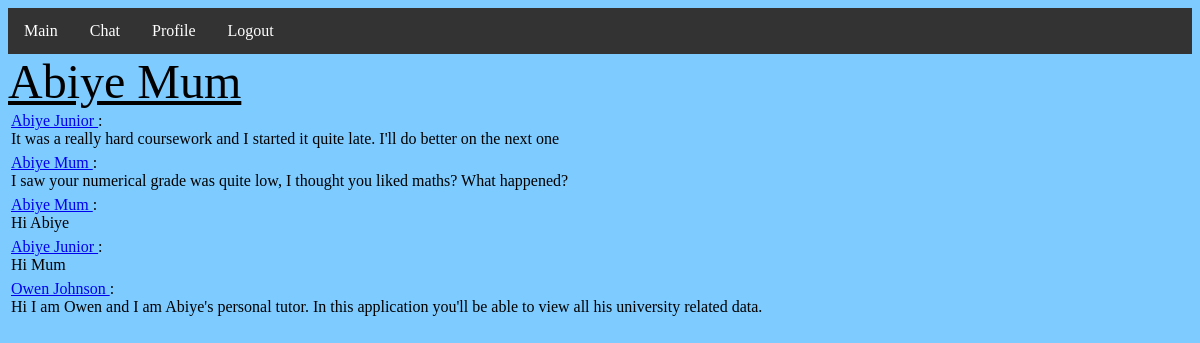
Screenshot of /explore (signed in) with the database file from the repository.
### app/models.py (models this page shows, shortened)
class User(UserMixin, db.Model):
    id = db.Column(db.Integer, primary_key=True)
    username = db.Column(db.String(64), index=True, unique=True)
    email = db.Column(db.String(120), index=True, unique=True)
    password_hash = db.Column(db.String(128))
    posts = db.relationship('Post', backref='author', lazy='dynamic')
    about_me = db.Column(db.String(140))
    followed = db.relationship(
        'User', secondary=followers,
        primaryjoin=(followers.c.follower_id == id),
        secondaryjoin=(followers.c.followed_id == id),
        backref=db.backref('followers', lazy='dynamic'), lazy='dynamic')

class Post(db.Model):
    id = db.Column(db.Integer, primary_key=True)
    body = db.Column(db.String(140))
    timestamp = db.Column(db.DateTime, index=True, default=datetime.utcnow)
    user_id = db.Column(db.Integer, db.ForeignKey('user.id'))

### app/routes.py (the view)
@app.route('/explore')
@login_required
def explore():
    posts = Post.query.order_by(Post.timestamp.desc()).all()
    return render_template('index.html', title='Messages', posts=posts)

### app/models.py (called while the page is built)
@login.user_loader
def load_user(id):
    return User.query.get(int(id))

### app/templates/index.html (shortened to what this page needs)
{% extends "base.html" %}
{% block content %}
    <font size="33" color="Black"><u>{{ current_user.username }}</u></font>
    {% for post in posts %}
        {% include '_post.html' %}
    {% endfor %}
{% endblock %}

### app/templates/_post.html
<table>
    <tr valign="top">
        <td>
            <a href="{{ url_for('user', username=post.author.username) }}">
                {{ post.author.username }}
            </a>
            :<br>{{ post.body }}
        </td>
    </tr>
</table>

### rows the page displays
User: username "Abiye Mum"
Post: author.username "Abiye Junior", body "It was a really hard coursework and I started it quite late. I'll do better on the next one"
Post: author.username "Abiye Mum", body "I saw your numerical grade was quite low, I thought you liked maths? What happened?"
Post: author.username "Abiye Mum", body "Hi Abiye"
Post: author.username "Abiye Junior", body "Hi Mum"
Post: author.username "Owen Johnson", body "Hi I am Owen and I am Abiye's personal tutor. In this application you'll be able to view all his university related data."
